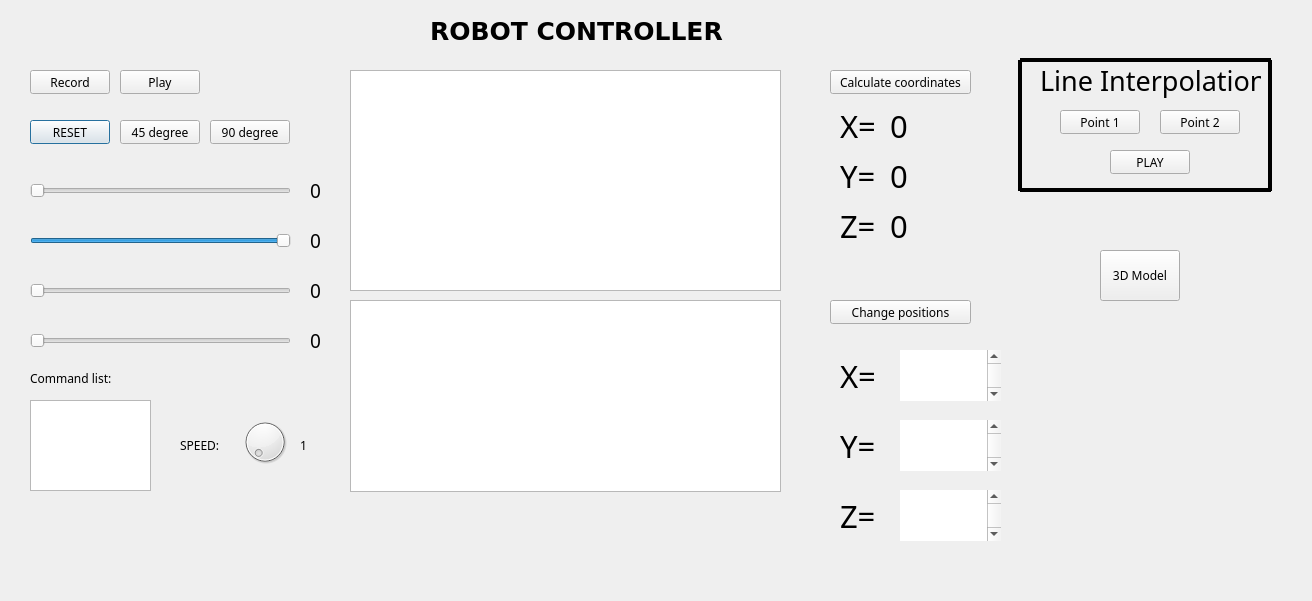
<?xml version="1.0" encoding="UTF-8"?>
<ui version="4.0">
 <class>Dialog</class>
 <widget class="QDialog" name="Dialog">
  <property name="geometry">
   <rect>
    <x>0</x>
    <y>0</y>
    <width>1312</width>
    <height>601</height>
   </rect>
  </property>
  <property name="font">
   <font>
    <family>Rockwell</family>
   </font>
  </property>
  <property name="windowTitle">
   <string>Dialog</string>
  </property>
  <property name="layoutDirection">
   <enum>Qt::LeftToRight</enum>
  </property>
  <widget class="QPushButton" name="degree0">
   <property name="geometry">
    <rect>
     <x>30</x>
     <y>120</y>
     <width>80</width>
     <height>24</height>
    </rect>
   </property>
   <property name="text">
    <string>RESET</string>
   </property>
  </widget>
  <widget class="QPushButton" name="degree45">
   <property name="geometry">
    <rect>
     <x>120</x>
     <y>120</y>
     <width>80</width>
     <height>24</height>
    </rect>
   </property>
   <property name="text">
    <string>45 degree</string>
   </property>
  </widget>
  <widget class="QPushButton" name="degree90">
   <property name="geometry">
    <rect>
     <x>210</x>
     <y>120</y>
     <width>80</width>
     <height>24</height>
    </rect>
   </property>
   <property name="text">
    <string>90 degree</string>
   </property>
  </widget>
  <widget class="QSlider" name="horizontalSlider">
   <property name="geometry">
    <rect>
     <x>30</x>
     <y>180</y>
     <width>261</width>
     <height>21</height>
    </rect>
   </property>
   <property name="font">
    <font>
     <family>Rockwell</family>
     <bold>false</bold>
    </font>
   </property>
   <property name="acceptDrops">
    <bool>false</bool>
   </property>
   <property name="autoFillBackground">
    <bool>false</bool>
   </property>
   <property name="minimum">
    <number>0</number>
   </property>
   <property name="maximum">
    <number>90</number>
   </property>
   <property name="tracking">
    <bool>false</bool>
   </property>
   <property name="orientation">
    <enum>Qt::Horizontal</enum>
   </property>
   <property name="invertedAppearance">
    <bool>false</bool>
   </property>
   <property name="invertedControls">
    <bool>false</bool>
   </property>
   <property name="tickPosition">
    <enum>QSlider::NoTicks</enum>
   </property>
  </widget>
  <widget class="QLabel" name="label_2">
   <property name="geometry">
    <rect>
     <x>310</x>
     <y>180</y>
     <width>63</width>
     <height>20</height>
    </rect>
   </property>
   <property name="font">
    <font>
     <family>Rockwell</family>
     <pointsize>14</pointsize>
    </font>
   </property>
   <property name="text">
    <string>0</string>
   </property>
  </widget>
  <widget class="QPushButton" name="recordButton">
   <property name="geometry">
    <rect>
     <x>30</x>
     <y>70</y>
     <width>80</width>
     <height>24</height>
    </rect>
   </property>
   <property name="text">
    <string>Record</string>
   </property>
  </widget>
  <widget class="QPushButton" name="pushButton_2">
   <property name="geometry">
    <rect>
     <x>120</x>
     <y>70</y>
     <width>80</width>
     <height>24</height>
    </rect>
   </property>
   <property name="text">
    <string>Play</string>
   </property>
  </widget>
  <widget class="QSlider" name="slider2">
   <property name="geometry">
    <rect>
     <x>30</x>
     <y>230</y>
     <width>261</width>
     <height>21</height>
    </rect>
   </property>
   <property name="font">
    <font>
     <family>Rockwell</family>
     <bold>false</bold>
    </font>
   </property>
   <property name="acceptDrops">
    <bool>false</bool>
   </property>
   <property name="minimum">
    <number>-60</number>
   </property>
   <property name="maximum">
    <number>0</number>
   </property>
   <property name="tracking">
    <bool>false</bool>
   </property>
   <property name="orientation">
    <enum>Qt::Horizontal</enum>
   </property>
   <property name="invertedAppearance">
    <bool>false</bool>
   </property>
   <property name="invertedControls">
    <bool>false</bool>
   </property>
   <property name="tickPosition">
    <enum>QSlider::NoTicks</enum>
   </property>
  </widget>
  <widget class="QLabel" name="label_3">
   <property name="geometry">
    <rect>
     <x>310</x>
     <y>230</y>
     <width>63</width>
     <height>20</height>
    </rect>
   </property>
   <property name="font">
    <font>
     <family>Rockwell</family>
     <pointsize>14</pointsize>
    </font>
   </property>
   <property name="text">
    <string>0</string>
   </property>
  </widget>
  <widget class="QSlider" name="slider3">
   <property name="geometry">
    <rect>
     <x>30</x>
     <y>280</y>
     <width>261</width>
     <height>21</height>
    </rect>
   </property>
   <property name="font">
    <font>
     <family>Rockwell</family>
     <bold>false</bold>
    </font>
   </property>
   <property name="acceptDrops">
    <bool>false</bool>
   </property>
   <property name="maximum">
    <number>180</number>
   </property>
   <property name="tracking">
    <bool>false</bool>
   </property>
   <property name="orientation">
    <enum>Qt::Horizontal</enum>
   </property>
   <property name="invertedAppearance">
    <bool>false</bool>
   </property>
   <property name="invertedControls">
    <bool>false</bool>
   </property>
   <property name="tickPosition">
    <enum>QSlider::NoTicks</enum>
   </property>
  </widget>
  <widget class="QLabel" name="label_4">
   <property name="geometry">
    <rect>
     <x>310</x>
     <y>280</y>
     <width>63</width>
     <height>20</height>
    </rect>
   </property>
   <property name="font">
    <font>
     <family>Rockwell</family>
     <pointsize>14</pointsize>
    </font>
   </property>
   <property name="text">
    <string>0</string>
   </property>
  </widget>
  <widget class="QLabel" name="label">
   <property name="geometry">
    <rect>
     <x>430</x>
     <y>10</y>
     <width>301</width>
     <height>41</height>
    </rect>
   </property>
   <property name="font">
    <font>
     <family>Verdana</family>
     <pointsize>19</pointsize>
     <bold>true</bold>
    </font>
   </property>
   <property name="text">
    <string>ROBOT CONTROLLER</string>
   </property>
   <property name="textFormat">
    <enum>Qt::AutoText</enum>
   </property>
  </widget>
  <widget class="QTextEdit" name="commandTextEdit">
   <property name="geometry">
    <rect>
     <x>30</x>
     <y>400</y>
     <width>121</width>
     <height>91</height>
    </rect>
   </property>
  </widget>
  <widget class="QLabel" name="commandlist">
   <property name="geometry">
    <rect>
     <x>30</x>
     <y>370</y>
     <width>101</width>
     <height>16</height>
    </rect>
   </property>
   <property name="text">
    <string>Command list:</string>
   </property>
  </widget>
  <widget class="QLabel" name="label_5">
   <property name="geometry">
    <rect>
     <x>310</x>
     <y>330</y>
     <width>63</width>
     <height>20</height>
    </rect>
   </property>
   <property name="font">
    <font>
     <family>Rockwell</family>
     <pointsize>14</pointsize>
    </font>
   </property>
   <property name="text">
    <string>0</string>
   </property>
  </widget>
  <widget class="QSlider" name="slider4">
   <property name="geometry">
    <rect>
     <x>30</x>
     <y>330</y>
     <width>261</width>
     <height>21</height>
    </rect>
   </property>
   <property name="font">
    <font>
     <family>Rockwell</family>
     <bold>false</bold>
    </font>
   </property>
   <property name="acceptDrops">
    <bool>false</bool>
   </property>
   <property name="maximum">
    <number>100</number>
   </property>
   <property name="tracking">
    <bool>false</bool>
   </property>
   <property name="orientation">
    <enum>Qt::Horizontal</enum>
   </property>
   <property name="invertedAppearance">
    <bool>false</bool>
   </property>
   <property name="invertedControls">
    <bool>false</bool>
   </property>
   <property name="tickPosition">
    <enum>QSlider::NoTicks</enum>
   </property>
  </widget>
  <widget class="QGraphicsView" name="graphicsView">
   <property name="geometry">
    <rect>
     <x>350</x>
     <y>70</y>
     <width>431</width>
     <height>221</height>
    </rect>
   </property>
  </widget>
  <widget class="QLabel" name="commandlist_2">
   <property name="geometry">
    <rect>
     <x>180</x>
     <y>430</y>
     <width>61</width>
     <height>31</height>
    </rect>
   </property>
   <property name="text">
    <string>SPEED:</string>
   </property>
  </widget>
  <widget class="QDial" name="speedChange">
   <property name="geometry">
    <rect>
     <x>240</x>
     <y>410</y>
     <width>50</width>
     <height>64</height>
    </rect>
   </property>
   <property name="autoFillBackground">
    <bool>false</bool>
   </property>
   <property name="minimum">
    <number>1</number>
   </property>
   <property name="maximum">
    <number>20</number>
   </property>
   <property name="tracking">
    <bool>false</bool>
   </property>
   <property name="invertedAppearance">
    <bool>false</bool>
   </property>
   <property name="invertedControls">
    <bool>false</bool>
   </property>
  </widget>
  <widget class="QLabel" name="speedLabel">
   <property name="geometry">
    <rect>
     <x>300</x>
     <y>430</y>
     <width>41</width>
     <height>31</height>
    </rect>
   </property>
   <property name="text">
    <string>1</string>
   </property>
  </widget>
  <widget class="QGraphicsView" name="graphicsView_2">
   <property name="geometry">
    <rect>
     <x>350</x>
     <y>300</y>
     <width>431</width>
     <height>192</height>
    </rect>
   </property>
  </widget>
  <widget class="QLabel" name="xlabel">
   <property name="geometry">
    <rect>
     <x>840</x>
     <y>100</y>
     <width>51</width>
     <height>51</height>
    </rect>
   </property>
   <property name="font">
    <font>
     <family>Rockwell</family>
     <pointsize>23</pointsize>
    </font>
   </property>
   <property name="text">
    <string>X=</string>
   </property>
  </widget>
  <widget class="QLabel" name="ylabel">
   <property name="geometry">
    <rect>
     <x>840</x>
     <y>150</y>
     <width>51</width>
     <height>51</height>
    </rect>
   </property>
   <property name="font">
    <font>
     <family>Rockwell</family>
     <pointsize>23</pointsize>
    </font>
   </property>
   <property name="text">
    <string>Y=</string>
   </property>
  </widget>
  <widget class="QLabel" name="zlabel">
   <property name="geometry">
    <rect>
     <x>840</x>
     <y>200</y>
     <width>41</width>
     <height>51</height>
    </rect>
   </property>
   <property name="font">
    <font>
     <family>Rockwell</family>
     <pointsize>23</pointsize>
    </font>
   </property>
   <property name="text">
    <string>Z=</string>
   </property>
  </widget>
  <widget class="QLabel" name="xlabelnum">
   <property name="geometry">
    <rect>
     <x>890</x>
     <y>100</y>
     <width>111</width>
     <height>51</height>
    </rect>
   </property>
   <property name="font">
    <font>
     <family>Rockwell</family>
     <pointsize>23</pointsize>
    </font>
   </property>
   <property name="text">
    <string>0</string>
   </property>
  </widget>
  <widget class="QLabel" name="ylabelnum">
   <property name="geometry">
    <rect>
     <x>890</x>
     <y>150</y>
     <width>111</width>
     <height>51</height>
    </rect>
   </property>
   <property name="font">
    <font>
     <family>Rockwell</family>
     <pointsize>23</pointsize>
    </font>
   </property>
   <property name="text">
    <string>0</string>
   </property>
  </widget>
  <widget class="QLabel" name="zlabelnum">
   <property name="geometry">
    <rect>
     <x>890</x>
     <y>200</y>
     <width>111</width>
     <height>51</height>
    </rect>
   </property>
   <property name="font">
    <font>
     <family>Rockwell</family>
     <pointsize>23</pointsize>
    </font>
   </property>
   <property name="text">
    <string>0</string>
   </property>
  </widget>
  <widget class="QPushButton" name="caculatebtn">
   <property name="geometry">
    <rect>
     <x>830</x>
     <y>70</y>
     <width>141</width>
     <height>24</height>
    </rect>
   </property>
   <property name="text">
    <string>Calculate coordinates</string>
   </property>
  </widget>
  <widget class="QTextEdit" name="xedit">
   <property name="geometry">
    <rect>
     <x>900</x>
     <y>350</y>
     <width>101</width>
     <height>51</height>
    </rect>
   </property>
   <property name="font">
    <font>
     <family>Rockwell</family>
     <pointsize>23</pointsize>
    </font>
   </property>
   <property name="frameShape">
    <enum>QFrame::NoFrame</enum>
   </property>
  </widget>
  <widget class="QLabel" name="xlabel_2">
   <property name="geometry">
    <rect>
     <x>840</x>
     <y>350</y>
     <width>51</width>
     <height>51</height>
    </rect>
   </property>
   <property name="font">
    <font>
     <family>Rockwell</family>
     <pointsize>23</pointsize>
    </font>
   </property>
   <property name="text">
    <string>X=</string>
   </property>
  </widget>
  <widget class="QLabel" name="zlabel_2">
   <property name="geometry">
    <rect>
     <x>840</x>
     <y>490</y>
     <width>41</width>
     <height>51</height>
    </rect>
   </property>
   <property name="font">
    <font>
     <family>Rockwell</family>
     <pointsize>23</pointsize>
    </font>
   </property>
   <property name="text">
    <string>Z=</string>
   </property>
  </widget>
  <widget class="QLabel" name="ylabel_2">
   <property name="geometry">
    <rect>
     <x>840</x>
     <y>420</y>
     <width>51</width>
     <height>51</height>
    </rect>
   </property>
   <property name="font">
    <font>
     <family>Rockwell</family>
     <pointsize>23</pointsize>
    </font>
   </property>
   <property name="text">
    <string>Y=</string>
   </property>
  </widget>
  <widget class="QPushButton" name="changebtn">
   <property name="geometry">
    <rect>
     <x>830</x>
     <y>300</y>
     <width>141</width>
     <height>24</height>
    </rect>
   </property>
   <property name="text">
    <string>Change positions</string>
   </property>
  </widget>
  <widget class="QTextEdit" name="yedit">
   <property name="geometry">
    <rect>
     <x>900</x>
     <y>420</y>
     <width>101</width>
     <height>51</height>
    </rect>
   </property>
   <property name="font">
    <font>
     <family>Rockwell</family>
     <pointsize>23</pointsize>
    </font>
   </property>
   <property name="frameShape">
    <enum>QFrame::NoFrame</enum>
   </property>
  </widget>
  <widget class="QTextEdit" name="zedit">
   <property name="geometry">
    <rect>
     <x>900</x>
     <y>490</y>
     <width>101</width>
     <height>51</height>
    </rect>
   </property>
   <property name="font">
    <font>
     <family>Rockwell</family>
     <pointsize>23</pointsize>
    </font>
   </property>
   <property name="frameShape">
    <enum>QFrame::NoFrame</enum>
   </property>
  </widget>
  <widget class="QLabel" name="label_6">
   <property name="geometry">
    <rect>
     <x>1040</x>
     <y>60</y>
     <width>221</width>
     <height>41</height>
    </rect>
   </property>
   <property name="font">
    <font>
     <family>Rockwell</family>
     <pointsize>20</pointsize>
    </font>
   </property>
   <property name="text">
    <string>Line Interpolation</string>
   </property>
  </widget>
  <widget class="QPushButton" name="linepointbtn1">
   <property name="geometry">
    <rect>
     <x>1060</x>
     <y>110</y>
     <width>80</width>
     <height>24</height>
    </rect>
   </property>
   <property name="text">
    <string>Point 1</string>
   </property>
  </widget>
  <widget class="QPushButton" name="linepointbtn2">
   <property name="geometry">
    <rect>
     <x>1160</x>
     <y>110</y>
     <width>80</width>
     <height>24</height>
    </rect>
   </property>
   <property name="text">
    <string>Point 2</string>
   </property>
  </widget>
  <widget class="QPushButton" name="lineplay">
   <property name="geometry">
    <rect>
     <x>1110</x>
     <y>150</y>
     <width>80</width>
     <height>24</height>
    </rect>
   </property>
   <property name="text">
    <string>PLAY</string>
   </property>
  </widget>
  <widget class="Line" name="line">
   <property name="geometry">
    <rect>
     <x>1020</x>
     <y>50</y>
     <width>251</width>
     <height>21</height>
    </rect>
   </property>
   <property name="frameShadow">
    <enum>QFrame::Plain</enum>
   </property>
   <property name="lineWidth">
    <number>4</number>
   </property>
   <property name="orientation">
    <enum>Qt::Horizontal</enum>
   </property>
  </widget>
  <widget class="Line" name="line_2">
   <property name="geometry">
    <rect>
     <x>1020</x>
     <y>180</y>
     <width>251</width>
     <height>21</height>
    </rect>
   </property>
   <property name="frameShadow">
    <enum>QFrame::Plain</enum>
   </property>
   <property name="lineWidth">
    <number>4</number>
   </property>
   <property name="orientation">
    <enum>Qt::Horizontal</enum>
   </property>
  </widget>
  <widget class="Line" name="line_3">
   <property name="geometry">
    <rect>
     <x>1010</x>
     <y>60</y>
     <width>20</width>
     <height>131</height>
    </rect>
   </property>
   <property name="frameShadow">
    <enum>QFrame::Plain</enum>
   </property>
   <property name="lineWidth">
    <number>4</number>
   </property>
   <property name="orientation">
    <enum>Qt::Vertical</enum>
   </property>
  </widget>
  <widget class="Line" name="line_4">
   <property name="geometry">
    <rect>
     <x>1260</x>
     <y>60</y>
     <width>20</width>
     <height>131</height>
    </rect>
   </property>
   <property name="frameShadow">
    <enum>QFrame::Plain</enum>
   </property>
   <property name="lineWidth">
    <number>4</number>
   </property>
   <property name="orientation">
    <enum>Qt::Vertical</enum>
   </property>
  </widget>
  <widget class="QPushButton" name="btn3d">
   <property name="geometry">
    <rect>
     <x>1100</x>
     <y>250</y>
     <width>80</width>
     <height>51</height>
    </rect>
   </property>
   <property name="text">
    <string>3D Model</string>
   </property>
  </widget>
 </widget>
 <resources/>
 <connections/>
</ui>
